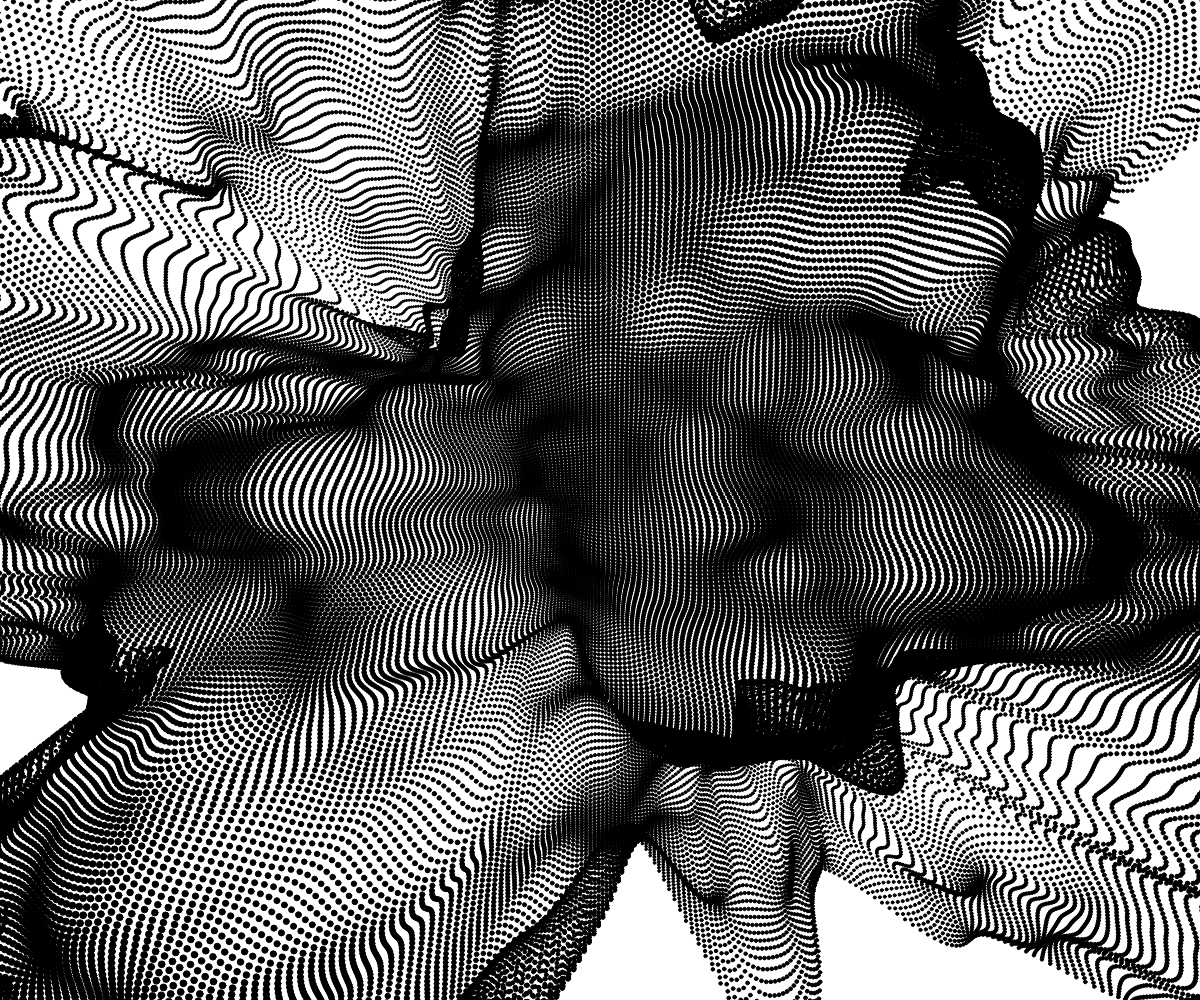
Frame 1 (no input)
Frame 60 (no input): identical to frame 1, image omitted
Frame 120 (the mouse pressed at the canvas centre since frame 60): identical to frame 1, image omitted

The p5.js sketch that drew this single still picture (run headless with seeded random() and noise() and a simulated clock; from frame 60 on, the mouse is pressed at the canvas centre):

// p5.js sketch
// ── sketch.js
/*
Based on Matt Pearson's "Listing i.1 A generative system in 24 lines of code" in the Introduction to Generative Art, 2011, p. xxiii

License:
No part of this publication may be reproduced, stored in a retrieval system, or transmitted, in any form or by means electronic, mechanical, photocopying, or otherwise, without prior written permission of the publisher, with the exception of the Introduction, Chapter 1, Chapter 6, and the source code throughout, which are available under a Creative Commons (Attribution-NonCommercial 3.0) license.
See creativecommons.org/licenses/by-nc/3.0/. Note that Creative Commons distribution of the images in the Introduction and in Chapter 1 is limited to those by Matt Pearson only.
*/

function setup() {
  createCanvas(windowWidth, windowHeight);
  background(255);
fill (0)

  let xstart = random(20);
  let ty = random(20);

  translate(width / 2, height / 2);

  for (let y = -height / 3; y <= height / 3; y += 2) {
    ty += 0.01;
    let tx = xstart;
    for (let x = -width / 3; x <= width / 3; x += 3) {
      tx += 0.01;
      let noiseFactor = noise(tx, ty);
      drawCircle(x, y, noiseFactor);
    }
  }
}
  
function draw() {}
  
function drawCircle(newX, newY, newNoise) {
  push();
  translate(newX * newNoise * 4, newY * newNoise * 4);
  circle(0, 0, newNoise * 10);
  pop();
}
  
